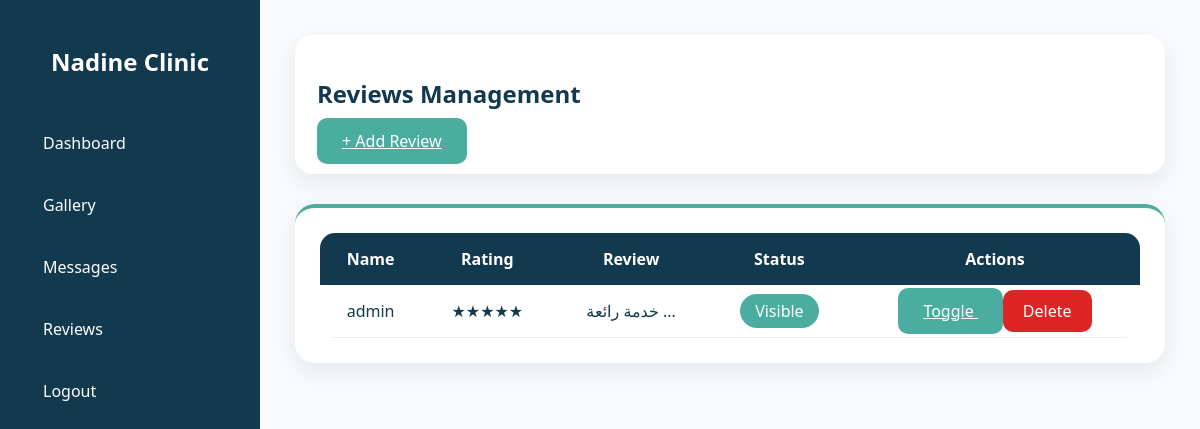
Page /admin/reviews.php (signed in) on the committed database.
### tables this page shows
CREATE TABLE `reviews` (
  `id` int(11) NOT NULL,
  `name` varchar(100) NOT NULL,
  `rating` int(11) NOT NULL,
  `review` text NOT NULL,
  `status` enum('pending','approved') DEFAULT 'pending',
  `created_at` timestamp NOT NULL DEFAULT current_timestamp(),
  `avatar` varchar(255) DEFAULT NULL
);

### admin/reviews.php (the view, shortened to what this page needs)
<?php
require "../config/database.php";
$reviews = $pdo->query(
"
SELECT * FROM reviews
ORDER BY id DESC
"
)->fetchAll();
?>
<!DOCTYPE html>
<html>
<head>
<link rel="stylesheet" href="admin.css">
</head>
<body>
<?php include "includes/sidebar.php"; ?>
<div class="main">
<div class="topbar">
<h2>
Reviews Management
</h2>
<a href="add_review.php" class="btn">
+ Add Review
</a>
</div>
<div class="card">
<table class="admin-table">
<thead>
<tr>
<th>
Name
</th>
<th>
Rating
</th>
<th>
Review
</th>
<th>
Status
</th>
<th>
Actions
</th>
</tr>
</thead>
<tbody>
<?php foreach($reviews as $review): ?>
<tr>
<td>
<?=htmlspecialchars($review['name'])?>
</td>
<td>
<?php
for($i=1;$i<=5;$i++){
echo $i <= $review['rating']
?
"★"
:
"☆";
}
?>
</td>
<td>
<?=htmlspecialchars(
mb_substr($review['review'],0,50)
)?>
...
</td>
<td>
<?php if($review['status']=="approved"): ?>
<span class="active">
Visible
</span>
<?php else: ?>
<span class="hidden">
Hidden
</span>
<?php endif; ?>
</td>
<td>
<a class="btn"
href="toggle_review.php?id=<?=$review['id']?>">
Toggle
</a>
<a class="delete-btn"
href="delete_review.php?id=<?=$review['id']?>"
onclick="return confirm('Delete review?')">
Delete
</a>
</td>
</tr>
<?php endforeach; ?>
</tbody>
</table>
</div>
</div>
</body>
</html>

### admin/admin.css (style rules this page uses)
:root { --primary:#4aad9f; --secondary:#406763; --accent:#14B8A6; --background:#F8FAFC; --white:#FFFFFF; --dark:#12394d; }
* { box-sizing:border-box; font-family:"Segoe UI",Tahoma,Arial,sans-serif; }
body { margin:0; background:var(--background); color:var(--dark); }
.main { margin-left:260px; padding:35px; }
.topbar { background:var(--white); padding:22px; border-radius:18px; box-shadow: 0 8px 25px rgba(18,57,77,.08); margin-bottom:30px; }
.card { background:var(--white); padding:25px; border-radius:20px; box-shadow: 0 8px 25px rgba(18,57,77,.08); border-top:4px solid var(--primary); }
.btn { background:var(--primary); color:white; border:none; padding:12px 25px; border-radius:10px; cursor:pointer; transition:.3s; }
.admin-table { width:100%; border-collapse:collapse; background:white; border-radius:15px; overflow:hidden; }
.admin-table th { background:#12394d; color:white; padding:15px; }
.admin-table td { padding:15px; border-bottom:1px solid #eee; text-align:center; }
.active { background:#4aad9f; color:white; padding:6px 15px; border-radius:20px; }
.delete-btn { background:#dc2626; color:white; padding:10px 20px; border-radius:10px; text-decoration:none; }

### rows in the picture
reviews: name "admin", review "خدمة رائعة", status "Visible"
